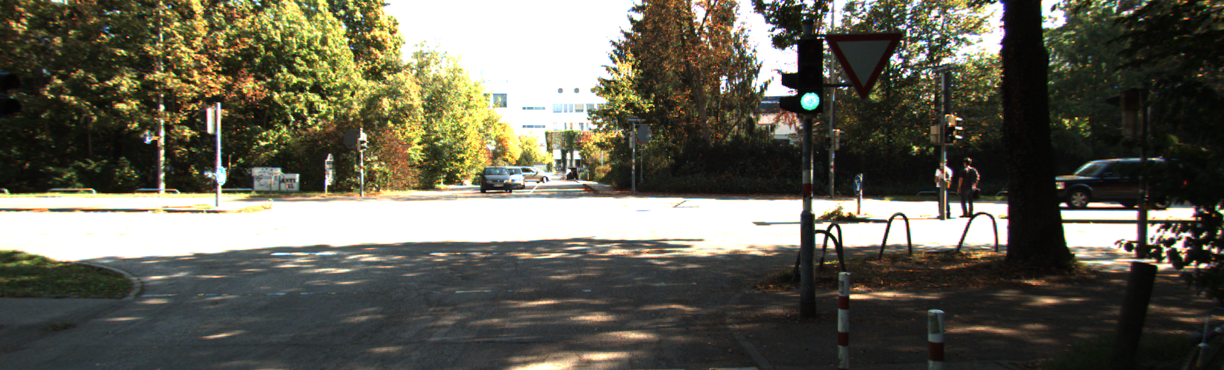
#> input picture adaptive_hist_data/0000000000.png, 1224 x 370 px
$ python -i solution.py   (imports and definitions only)   (older library calls are emulated)
#> lines starting #> are read from the running program, lines starting #| are printed output that depends on the picture
#> further down, picture is the input picture: shape (370, 1224, 3); mean B, G, R 83.7, 96.9, 98.8

import copy
import argparse
import glob
import math
import cv2
import numpy as np
import sympy
from tqdm import tqdm


# [145 lines left out: functions compute_hcf, adaptive_his, window, histogram, not called in this run]
def dis(p1,p2):
    return np.sqrt((p1[0]-p2[0])**2+(p1[1]-p2[1])**2)

# [32 lines left out: functions warp_points, curvature, not called in this run]


def sobel(img):

    scale = 1
    delta = 0
    ddepth = cv2.CV_16S

    grad_x = cv2.Sobel(img, ddepth, 1, 0, ksize=3, scale=scale, delta=delta, borderType=cv2.BORDER_DEFAULT)
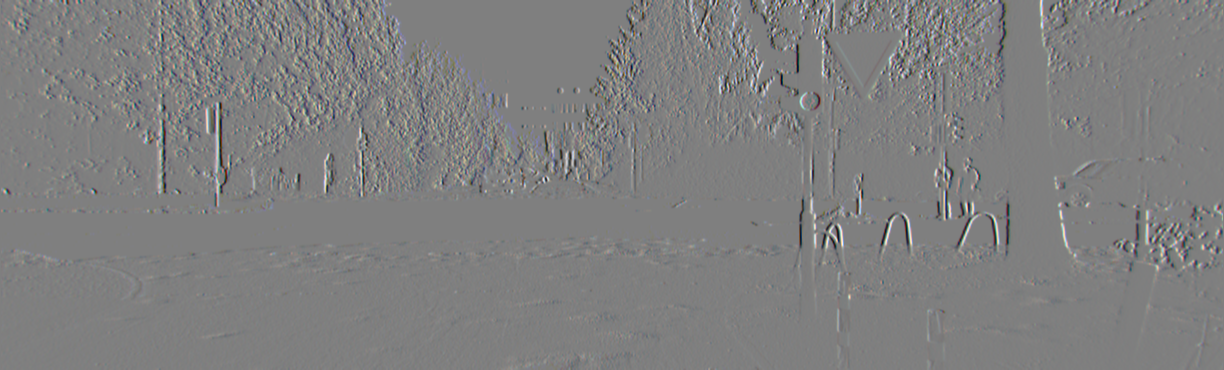
#> grad_x: shape (370, 1224, 3) int16; mean B, G, R -0.3, -0.3, -0.3; drawn with min black and max white

    grad_y = cv2.Sobel(img, ddepth, 0, 1, ksize=3, scale=scale, delta=delta, borderType=cv2.BORDER_DEFAULT)
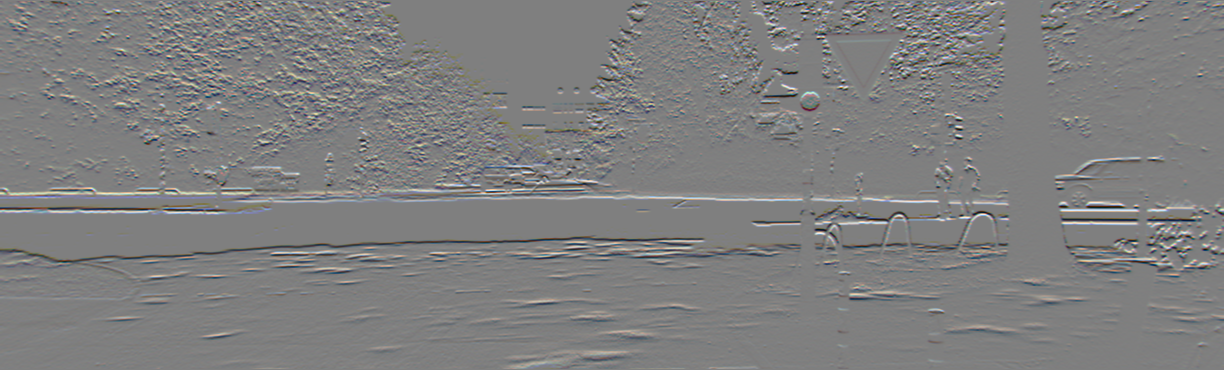
#> grad_y: shape (370, 1224, 3) int16; mean B, G, R -1.5, -1.9, -2; drawn with min black and max white


    abs_grad_x = cv2.convertScaleAbs(grad_x)
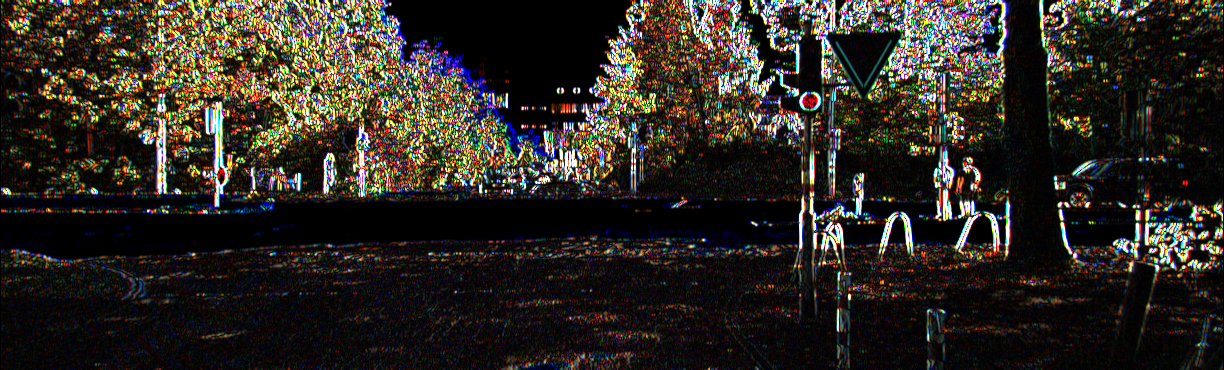
#> abs_grad_x: shape (370, 1224, 3); mean B, G, R 34.3, 41.2, 45.9
    abs_grad_y = cv2.convertScaleAbs(grad_y)
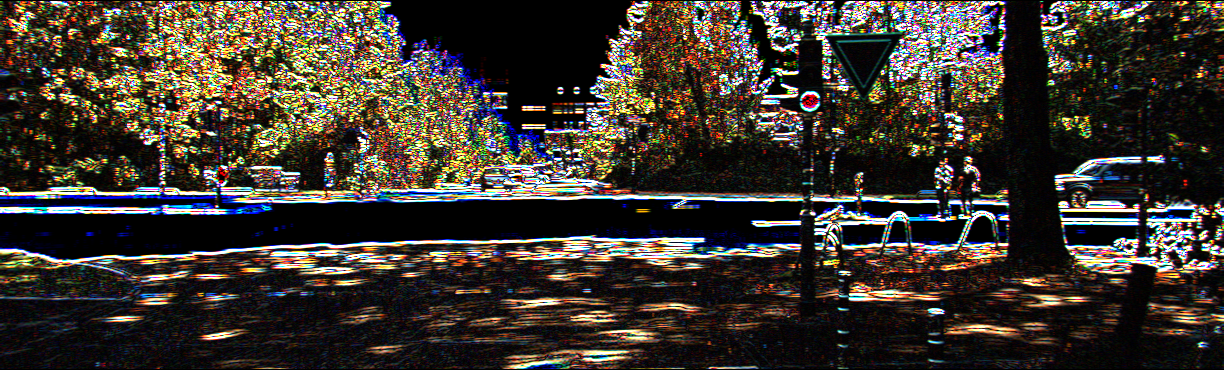
#> abs_grad_y: shape (370, 1224, 3); mean B, G, R 47.7, 55.3, 61.6


    grad = cv2.addWeighted(abs_grad_x, 0.5, abs_grad_y, 0.5, 0)
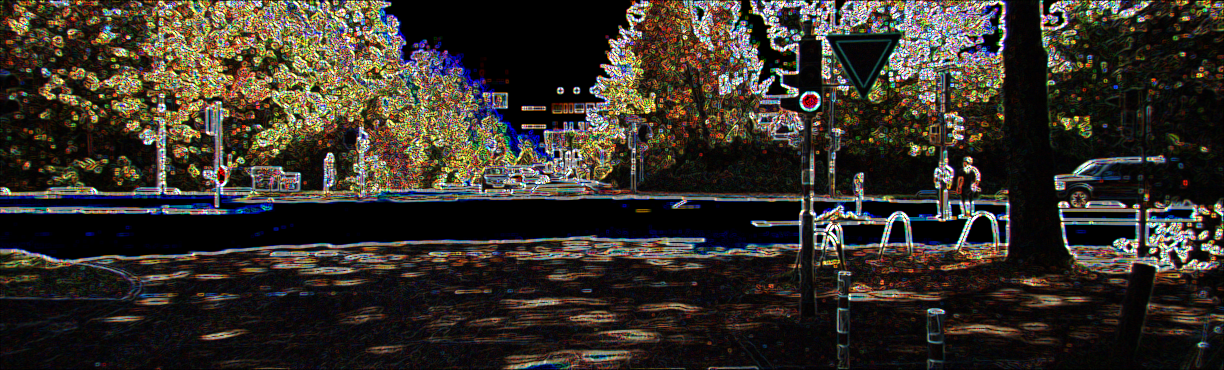
#> grad: shape (370, 1224, 3); mean B, G, R 41, 48.2, 53.8
    return grad

#############################
###### Problem 1 ############
#############################

Parser = argparse.ArgumentParser()
# [7 lines not run here, left out]
# [1 line that did not run here, left out]
# [1 line that did not run here, left out]

# [26 lines not run here, left out]

#########################################
##########   Problem 2,3 ################
#########################################

flag =  0  ########## Change flag for desired output

# [8 lines not run here, left out]
fourcc = cv2.VideoWriter_fourcc(*'mp4v')

# [1 line that did not run here, left out]
# [1 line that did not run here, left out]
# [1 line that did not run here, left out]
# [1 line that did not run here, left out]


######################################
ret = True
frames = []
his = []
# [4 lines not run here, left out]

n = 0
# [87 lines not run here, left out]


>>> import cv2
>>> picture = cv2.imread('adaptive_hist_data/0000000000.png')
>>> result = sobel(picture)
